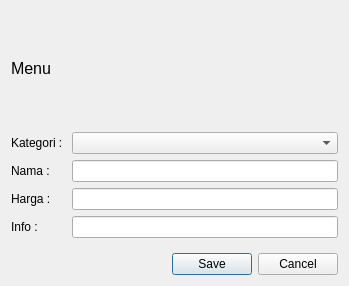
<?xml version="1.0" encoding="UTF-8"?>
<ui version="4.0">
 <class>Dialog</class>
 <widget class="QDialog" name="Dialog">
  <property name="geometry">
   <rect>
    <x>0</x>
    <y>0</y>
    <width>349</width>
    <height>286</height>
   </rect>
  </property>
  <property name="windowTitle">
   <string>Dialog</string>
  </property>
  <layout class="QGridLayout" name="gridLayout">
   <item row="0" column="0">
    <widget class="QLabel" name="label">
     <property name="font">
      <font>
       <pointsize>12</pointsize>
      </font>
     </property>
     <property name="text">
      <string>Menu</string>
     </property>
    </widget>
   </item>
   <item row="1" column="0">
    <layout class="QFormLayout" name="formLayout">
     <item row="0" column="0">
      <widget class="QLabel" name="kategoriLabel">
       <property name="text">
        <string>Kategori : </string>
       </property>
      </widget>
     </item>
     <item row="0" column="1">
      <widget class="QComboBox" name="kategoriComboBox"/>
     </item>
     <item row="1" column="0">
      <widget class="QLabel" name="namaLabel">
       <property name="text">
        <string>Nama : </string>
       </property>
      </widget>
     </item>
     <item row="1" column="1">
      <widget class="QLineEdit" name="namaLineEdit"/>
     </item>
     <item row="2" column="0">
      <widget class="QLabel" name="hargaLabel">
       <property name="text">
        <string>Harga : </string>
       </property>
      </widget>
     </item>
     <item row="2" column="1">
      <widget class="QLineEdit" name="hargaLineEdit"/>
     </item>
     <item row="3" column="0">
      <widget class="QLabel" name="infoLabel">
       <property name="text">
        <string>Info : </string>
       </property>
      </widget>
     </item>
     <item row="3" column="1">
      <widget class="QLineEdit" name="infoLineEdit"/>
     </item>
    </layout>
   </item>
   <item row="2" column="0">
    <layout class="QHBoxLayout" name="horizontalLayout">
     <item>
      <spacer name="horizontalSpacer">
       <property name="orientation">
        <enum>Qt::Horizontal</enum>
       </property>
       <property name="sizeHint" stdset="0">
        <size>
         <width>40</width>
         <height>20</height>
        </size>
       </property>
      </spacer>
     </item>
     <item>
      <widget class="QPushButton" name="saveButton">
       <property name="text">
        <string>Save</string>
       </property>
      </widget>
     </item>
     <item>
      <widget class="QPushButton" name="cancelButton">
       <property name="text">
        <string>Cancel</string>
       </property>
      </widget>
     </item>
    </layout>
   </item>
  </layout>
 </widget>
 <resources/>
 <connections/>
</ui>
